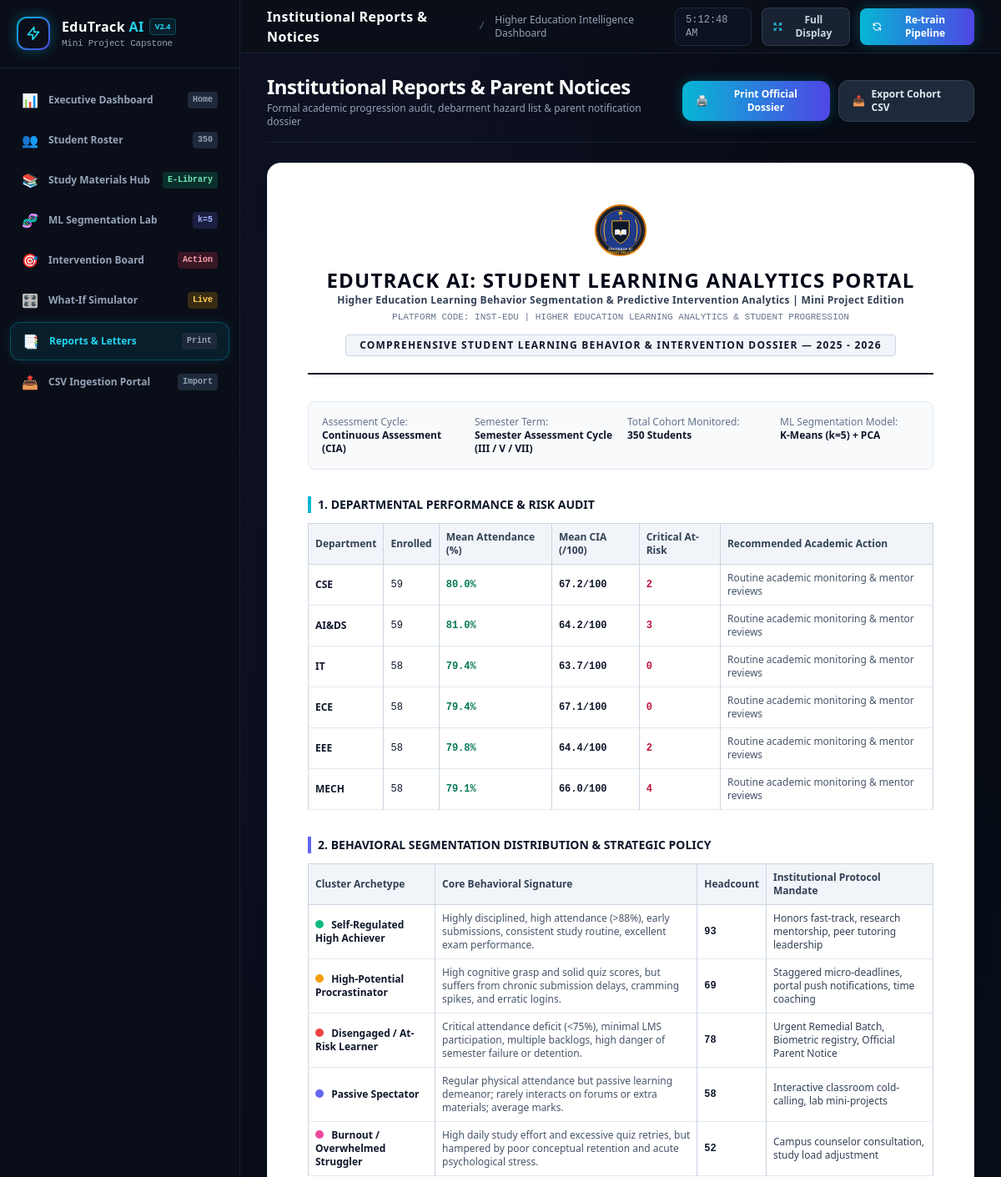
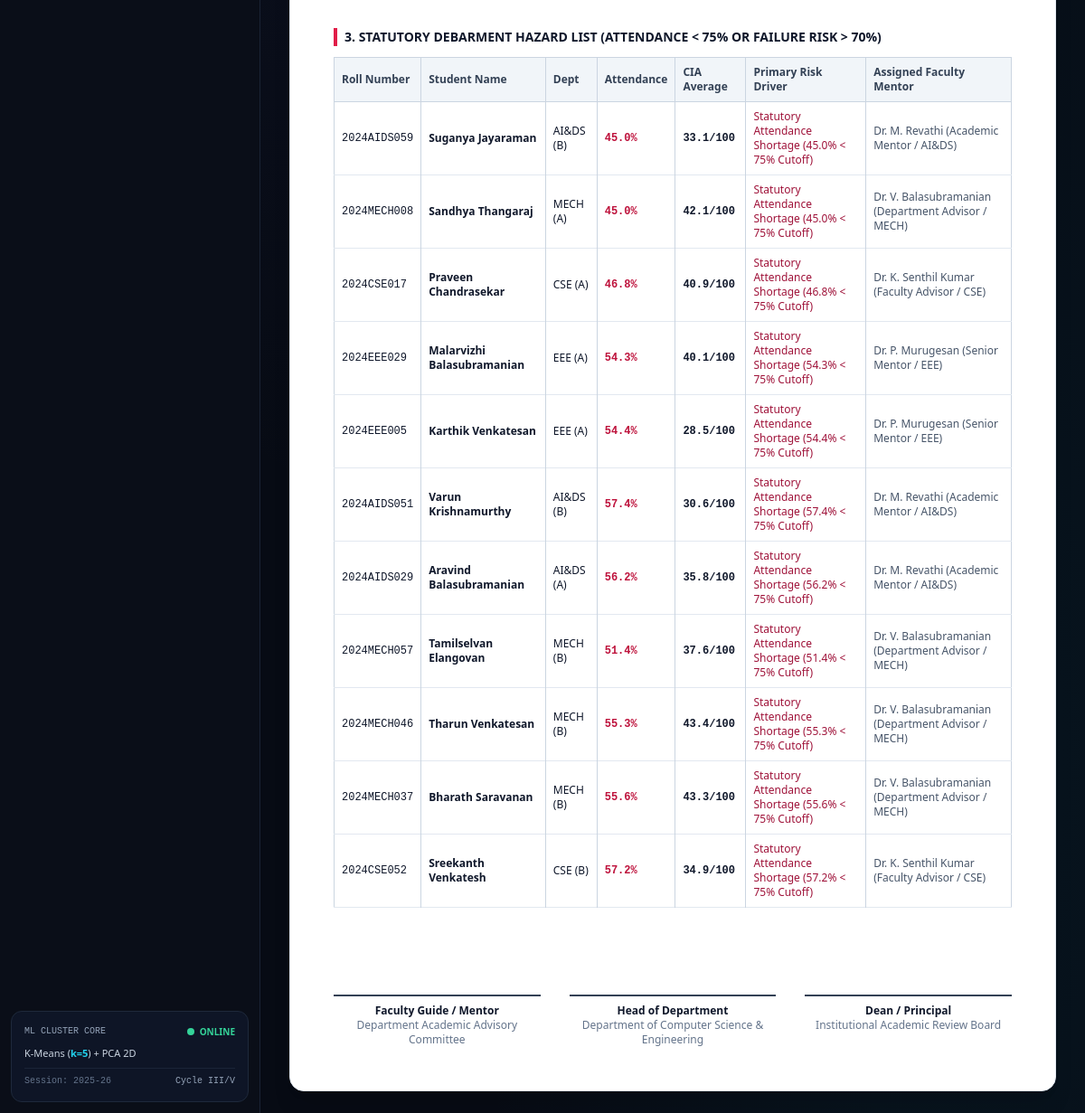
Page /reports on the committed database (2 pictures, top to bottom).
### models.py (models this page shows, shortened)
class Student(db.Model):
    __tablename__ = 'students'
    id = db.Column(db.Integer, primary_key=True)
    reg_no = db.Column(db.String(20), unique=True, nullable=False, index=True)
    name = db.Column(db.String(100), nullable=False)
    department = db.Column(db.String(50), nullable=False)  # CSE, AIDS, IT, ECE, EEE, MECH
    year = db.Column(db.Integer, default=3)
    semester = db.Column(db.Integer, default=5)
    section = db.Column(db.String(5), default='A')
    email = db.Column(db.String(120), nullable=False)
    phone = db.Column(db.String(20))
    mentor_name = db.Column(db.String(100), default='Dr. K. Senthil Kumar')
    parent_name = db.Column(db.String(100))
    parent_phone = db.Column(db.String(20))
    parent_email = db.Column(db.String(120))
    behavior = db.relationship('BehaviorMetrics', backref='student', uselist=False, cascade="all, delete-orphan")
    academics = db.relationship('AcademicRecords', backref='student', uselist=False, cascade="all, delete-orphan")
    cluster = db.relationship('ClusterResult', backref='student', uselist=False, cascade="all, delete-orphan")
    interventions = db.relationship('Intervention', backref='student', lazy=True, cascade="all, delete-orphan")

class BehaviorMetrics(db.Model):
    __tablename__ = 'behavior_metrics'
    id = db.Column(db.Integer, primary_key=True)
    student_id = db.Column(db.Integer, db.ForeignKey('students.id'), nullable=False, unique=True)
    attendance_pct = db.Column(db.Float, nullable=False, default=80.0)      # 0-100%
    lms_logins_per_week = db.Column(db.Float, default=12.0)                 # Times/week
    video_watch_hours = db.Column(db.Float, default=24.0)                   # Cumulative hours
    forum_posts_count = db.Column(db.Integer, default=5)                    # Discussion threads
    assignment_delay_avg_hrs = db.Column(db.Float, default=0.0)            # Negative = Early, Positive = Late
    quiz_avg_score = db.Column(db.Float, default=70.0)                      # 0-100%
    quiz_attempts_avg = db.Column(db.Float, default=1.5)                    # Attempts per quiz
    study_hours_daily = db.Column(db.Float, default=3.0)                    # Self study hours/day
    library_hours_monthly = db.Column(db.Float, default=8.0)                # Digital/Physical library hours
    stress_index = db.Column(db.Float, default=4.0)                         # 1 (Calm) to 10 (High Burnout)
    procrastination_index = db.Column(db.Float, default=3.0)                # 1 (Diligent) to 10 (Extreme)
    engagement_score = db.Column(db.Float, default=65.0)                    # 0 to 100

class AcademicRecords(db.Model):
    __tablename__ = 'academic_records'
    id = db.Column(db.Integer, primary_key=True)
    student_id = db.Column(db.Integer, db.ForeignKey('students.id'), nullable=False, unique=True)
    cia_1_score = db.Column(db.Float, default=72.0)         # Continuous Internal Assessment 1 (out of 100)
    cia_2_score = db.Column(db.Float, default=74.0)         # Continuous Internal Assessment 2 (out of 100)
    model_exam_score = db.Column(db.Float, default=70.0)    # Model Exam (out of 100)
    lab_score = db.Column(db.Float, default=85.0)           # Practical Lab evaluation (out of 100)
    current_cgpa = db.Column(db.Float, default=7.8)         # Current Cumulative GPA (10 pt scale)
    arrears_count = db.Column(db.Integer, default=0)        # Active backlogs
    @property
    def internal_avg(self):
        return round((self.cia_1_score + self.cia_2_score + self.model_exam_score) / 3.0, 1)

class ClusterResult(db.Model):
    __tablename__ = 'cluster_results'
    id = db.Column(db.Integer, primary_key=True)
    student_id = db.Column(db.Integer, db.ForeignKey('students.id'), nullable=False, unique=True)
    cluster_id = db.Column(db.Integer, nullable=False, default=0)
    cluster_label = db.Column(db.String(80), nullable=False)
    cluster_color = db.Column(db.String(20), default='#3b82f6')
    risk_score = db.Column(db.Float, default=20.0)          # 0-100% Risk of academic failure/arrear
    risk_level = db.Column(db.String(20), default='Low')    # 'Low', 'Moderate', 'High', 'Critical'
    pca_x = db.Column(db.Float, default=0.0)                # 2D projection for cluster plot
    pca_y = db.Column(db.Float, default=0.0)
    primary_driver = db.Column(db.String(120), default='')
    updated_at = db.Column(db.DateTime, default=datetime.utcnow)

### app.py (the view)
@app.route('/reports')
def reports_view():
    students = Student.query.all()
    total_students = len(students)
    critical_students = [s for s in students if s.cluster and s.cluster.risk_level in ['Critical', 'High']]
    critical_students.sort(key=lambda x: x.cluster.risk_score if x.cluster else 0, reverse=True)
    cluster_counts = {}
    for s in students:
        lbl = s.cluster.cluster_label if s.cluster else 'Unassigned'
        cluster_counts[lbl] = cluster_counts.get(lbl, 0) + 1
    dept_summary = {}
    for dept in ["CSE", "AI&DS", "IT", "ECE", "EEE", "MECH"]:
        dept_studs = [s for s in students if s.department == dept]
        if dept_studs:
            d_att = sum(s.behavior.attendance_pct for s in dept_studs if s.behavior) / len(dept_studs)
            d_cia = sum(s.academics.internal_avg for s in dept_studs if s.academics) / len(dept_studs)
            d_crit = sum(1 for s in dept_studs if s.cluster and s.cluster.risk_level in ['Critical', 'High'])
            dept_summary[dept] = {
                'count': len(dept_studs),
                'avg_attendance': round(d_att, 1),
                'avg_cia': round(d_cia, 1),
                'critical_count': d_crit
            }
    return render_template(
        'reports.html',
        page_title='Institutional Reports & Notices',
        total_students=total_students,
        critical_students=critical_students,
        cluster_counts=cluster_counts,
        dept_summary=dept_summary
    )

### templates/reports.html
{% extends "base.html" %}
{% block content %}
<div class="space-y-6">
  <div class="no-print flex flex-col sm:flex-row items-start sm:items-center justify-between pb-4 border-b border-slate-800/80 gap-3">
    <div>
      <h2 class="text-xl sm:text-2xl font-extrabold tracking-tight text-white">Institutional Reports & Parent Notices</h2>
      <p class="text-xs text-slate-400 mt-0.5">Formal academic progression audit, debarment hazard list & parent notification dossier</p>
    </div>
    <div class="flex items-center gap-2.5">
      <button onclick="window.print()" class="px-4 py-2 bg-gradient-to-r from-cyan-500 to-indigo-600 hover:from-cyan-400 hover:to-indigo-500 text-white rounded-xl text-xs font-bold transition flex items-center gap-2 shadow-[0_0_15px_rgba(6,182,212,0.3)]">
        <span>🖨️</span> Print Official Dossier
      </button>
      <a href="{{ url_for('export_students_csv') }}" class="px-4 py-2 bg-slate-800 hover:bg-slate-700 text-slate-200 border border-slate-700 rounded-xl text-xs font-bold transition flex items-center gap-2">
        <span>📥</span> Export Cohort CSV
      </a>
    </div>
  </div>
  <div class="p-8 sm:p-12 printable-document space-y-8 bg-white text-slate-900 rounded-2xl shadow-xl border border-slate-200">
    <div class="text-center border-b-2 border-slate-900 pb-5">
      <div class="flex justify-center mb-3">
        <div class="w-16 h-16">
          <img src="{{ url_for('static', filename='img/college_seal.svg') }}" alt="Seal" class="w-full h-full">
        </div>
      </div>
      <h1 class="text-2xl font-bold text-slate-950 uppercase tracking-wider">
        {{ config.COLLEGE_NAME }}
      </h1>
      <p class="text-xs text-slate-700 font-semibold tracking-wide">
        {{ config.INSTITUTION_TAGLINE }}
      </p>
      <p class="text-[11px] text-slate-500 font-mono mt-1">
        PLATFORM CODE: {{ config.COLLEGE_CODE }} | HIGHER EDUCATION LEARNING ANALYTICS & STUDENT PROGRESSION
      </p>
      <div class="inline-block mt-3 px-4 py-1 bg-slate-100 border border-slate-300 rounded text-xs font-bold uppercase tracking-widest text-slate-900">
        COMPREHENSIVE STUDENT LEARNING BEHAVIOR & INTERVENTION DOSSIER — {{ config.ACADEMIC_YEAR }}
      </div>
    </div>
    <div class="grid grid-cols-2 sm:grid-cols-4 gap-4 p-4 bg-slate-50 border border-slate-200 rounded-lg text-xs">
      <div>
        <span class="text-slate-500 block">Assessment Cycle:</span>
        <strong class="text-slate-900">Continuous Assessment (CIA)</strong>
      </div>
      <div>
        <span class="text-slate-500 block">Semester Term:</span>
        <strong class="text-slate-900">{{ config.CURRENT_SEMESTER }}</strong>
      </div>
      <div>
        <span class="text-slate-500 block">Total Cohort Monitored:</span>
        <strong class="text-slate-900">{{ total_students }} Students</strong>
      </div>
      <div>
        <span class="text-slate-500 block">ML Segmentation Model:</span>
        <strong class="text-slate-900">K-Means (k=5) + PCA</strong>
      </div>
    </div>
    <div class="space-y-3">
      <h3 class="text-sm font-bold text-slate-900 uppercase border-l-4 border-cyan-500 pl-2">
        1. Departmental Performance & Risk Audit
      </h3>
      <div class="overflow-x-auto">
        <table class="w-full border border-slate-300 text-xs text-left">
          <thead class="bg-slate-100 border-b border-slate-300 font-bold text-slate-700">
            <tr>
              <th class="p-2 border-r border-slate-300">Department</th>
              <th class="p-2 border-r border-slate-300">Enrolled</th>
              <th class="p-2 border-r border-slate-300">Mean Attendance (%)</th>
              <th class="p-2 border-r border-slate-300">Mean CIA (/100)</th>
              <th class="p-2 border-r border-slate-300">Critical At-Risk</th>
              <th class="p-2">Recommended Academic Action</th>
            </tr>
          </thead>
          <tbody>
            {% for dept, stats in dept_summary.items() %}
            <tr class="border-b border-slate-200">
              <td class="p-2 border-r border-slate-300 font-bold">{{ dept }}</td>
              <td class="p-2 border-r border-slate-300 font-mono">{{ stats.count }}</td>
              <td class="p-2 border-r border-slate-300 font-semibold font-mono {{ 'text-rose-700' if stats.avg_attendance < 75 else 'text-emerald-700' }}">
                {{ stats.avg_attendance }}%
              </td>
              <td class="p-2 border-r border-slate-300 font-semibold font-mono">{{ stats.avg_cia }}/100</td>
              <td class="p-2 border-r border-slate-300 font-bold text-rose-700 font-mono">{{ stats.critical_count }}</td>
              <td class="p-2 text-slate-600">
                {% if stats.critical_count > 5 %}
                Mandatory remedial coaching & parent intimation dispatch
                {% else %}
                Routine academic monitoring & mentor reviews
                {% endif %}
              </td>
            </tr>
            {% endfor %}
          </tbody>
        </table>
      </div>
    </div>
    <div class="space-y-3">
      <h3 class="text-sm font-bold text-slate-900 uppercase border-l-4 border-indigo-500 pl-2">
        2. Behavioral Segmentation Distribution & Strategic Policy
      </h3>
      <div class="overflow-x-auto">
        <table class="w-full border border-slate-300 text-xs text-left">
          <thead class="bg-slate-100 border-b border-slate-300 font-bold text-slate-700">
            <tr>
              <th class="p-2 border-r border-slate-300">Cluster Archetype</th>
              <th class="p-2 border-r border-slate-300">Core Behavioral Signature</th>
              <th class="p-2 border-r border-slate-300">Headcount</th>
              <th class="p-2">Institutional Protocol Mandate</th>
            </tr>
          </thead>
          <tbody>
            {% for key, meta in cluster_meta.items() %}
            <tr class="border-b border-slate-200">
              <td class="p-2 border-r border-slate-300 font-bold text-slate-900">
                <span class="inline-block w-2.5 h-2.5 rounded-full mr-1.5" style="background-color: {{ meta.color }}"></span>
                {{ meta.name }}
              </td>
              <td class="p-2 border-r border-slate-300 text-slate-600">{{ meta.description }}</td>
              <td class="p-2 border-r border-slate-300 font-bold font-mono">{{ cluster_counts.get(meta.name, 0) }}</td>
              <td class="p-2 text-slate-700">
                {% if 'Achiever' in meta.name %}
                Honors fast-track, research mentorship, peer tutoring leadership
                {% elif 'Procrastinator' in meta.name %}
                Staggered micro-deadlines, portal push notifications, time coaching
                {% elif 'At-Risk' in meta.name %}
                Urgent Remedial Batch, Biometric registry, Official Parent Notice
                {% elif 'Passive' in meta.name %}
                Interactive classroom cold-calling, lab mini-projects
                {% else %}
                Campus counselor consultation, study load adjustment
                {% endif %}
              </td>
            </tr>
            {% endfor %}
          </tbody>
        </table>
      </div>
    </div>
    <div class="space-y-3">
      <h3 class="text-sm font-bold text-slate-900 uppercase border-l-4 border-rose-600 pl-2">
        3. Statutory Debarment Hazard List (Attendance < 75% or Failure Risk > 70%)
      </h3>
      <div class="overflow-x-auto">
        <table class="w-full border border-slate-300 text-xs text-left">
          <thead class="bg-slate-100 border-b border-slate-300 font-bold text-slate-700">
            <tr>
              <th class="p-2 border-r border-slate-300">Roll Number</th>
              <th class="p-2 border-r border-slate-300">Student Name</th>
              <th class="p-2 border-r border-slate-300">Dept</th>
              <th class="p-2 border-r border-slate-300">Attendance</th>
              <th class="p-2 border-r border-slate-300">CIA Average</th>
              <th class="p-2 border-r border-slate-300">Primary Risk Driver</th>
              <th class="p-2">Assigned Faculty Mentor</th>
            </tr>
          </thead>
          <tbody>
            {% for s in critical_students %}
            <tr class="border-b border-slate-200">
              <td class="p-2 border-r border-slate-300 font-mono">{{ s.reg_no }}</td>
              <td class="p-2 border-r border-slate-300 font-bold">{{ s.name }}</td>
              <td class="p-2 border-r border-slate-300">{{ s.department }} ({{ s.section }})</td>
              <td class="p-2 border-r border-slate-300 font-bold text-rose-700 font-mono">{{ s.behavior.attendance_pct }}%</td>
              <td class="p-2 border-r border-slate-300 font-semibold font-mono">{{ s.academics.internal_avg }}/100</td>
              <td class="p-2 border-r border-slate-300 text-rose-800 font-medium">{{ s.cluster.primary_driver }}</td>
              <td class="p-2 text-slate-600">{{ s.mentor_name }}</td>
            </tr>
            {% endfor %}
          </tbody>
        </table>
      </div>
    </div>
    <div class="grid grid-cols-3 gap-8 pt-16 text-center text-xs">
      <div>
        <div class="border-t-2 border-slate-700 pt-2 font-bold text-slate-900">Faculty Guide / Mentor</div>
        <span class="text-slate-500">Department Academic Advisory Committee</span>
      </div>
      <div>
        <div class="border-t-2 border-slate-700 pt-2 font-bold text-slate-900">Head of Department</div>
        <span class="text-slate-500">Department of Computer Science & Engineering</span>
      </div>
      <div>
        <div class="border-t-2 border-slate-700 pt-2 font-bold text-slate-900">Dean / Principal</div>
        <span class="text-slate-500">Institutional Academic Review Board</span>
      </div>
    </div>
  </div>
</div>
{% endblock %}

### rows in the picture
Student: reg_no "2024AIDS059", name "Suganya Jayaraman", department "AI&DS", section "B", behavior.attendance_pct "45.0", academics.internal_avg "33.1", cluster.primary_driver "Statutory Attendance Shortage (45.0% < 75% Cutoff)", mentor_name "Dr. M. Revathi (Academic Mentor / AI&DS)"
Student: reg_no "2024MECH008", name "Sandhya Thangaraj", department "MECH", section "A", behavior.attendance_pct "45.0", academics.internal_avg "42.1", cluster.primary_driver "Statutory Attendance Shortage (45.0% < 75% Cutoff)", mentor_name "Dr. V. Balasubramanian (Department Advisor / MECH)"
Student: reg_no "2024CSE017", name "Praveen Chandrasekar", department "CSE", section "A", behavior.attendance_pct "46.8", academics.internal_avg "40.9", cluster.primary_driver "Statutory Attendance Shortage (46.8% < 75% Cutoff)", mentor_name "Dr. K. Senthil Kumar (Faculty Advisor / CSE)"
Student: reg_no "2024EEE029", name "Malarvizhi Balasubramanian", department "EEE", section "A", behavior.attendance_pct "54.3", academics.internal_avg "40.1", cluster.primary_driver "Statutory Attendance Shortage (54.3% < 75% Cutoff)", mentor_name "Dr. P. Murugesan (Senior Mentor / EEE)"
Student: reg_no "2024EEE005", name "Karthik Venkatesan", department "EEE", section "A", behavior.attendance_pct "54.4", academics.internal_avg "28.5", cluster.primary_driver "Statutory Attendance Shortage (54.4% < 75% Cutoff)", mentor_name "Dr. P. Murugesan (Senior Mentor / EEE)"
Student: reg_no "2024AIDS051", name "Varun Krishnamurthy", department "AI&DS", section "B", behavior.attendance_pct "57.4", academics.internal_avg "30.6", cluster.primary_driver "Statutory Attendance Shortage (57.4% < 75% Cutoff)", mentor_name "Dr. M. Revathi (Academic Mentor / AI&DS)"
Student: reg_no "2024AIDS029", name "Aravind Balasubramanian", department "AI&DS", section "A", behavior.attendance_pct "56.2", academics.internal_avg "35.8", cluster.primary_driver "Statutory Attendance Shortage (56.2% < 75% Cutoff)", mentor_name "Dr. M. Revathi (Academic Mentor / AI&DS)"
Student: reg_no "2024MECH057", name "Tamilselvan Elangovan", department "MECH", section "B", behavior.attendance_pct "51.4", academics.internal_avg "37.6", cluster.primary_driver "Statutory Attendance Shortage (51.4% < 75% Cutoff)", mentor_name "Dr. V. Balasubramanian (Department Advisor / MECH)"
Student: reg_no "2024MECH046", name "Tharun Venkatesan", department "MECH", section "B", behavior.attendance_pct "55.3", academics.internal_avg "43.4", cluster.primary_driver "Statutory Attendance Shortage (55.3% < 75% Cutoff)", mentor_name "Dr. V. Balasubramanian (Department Advisor / MECH)"
Student: reg_no "2024MECH037", name "Bharath Saravanan", department "MECH", section "B", behavior.attendance_pct "55.6", academics.internal_avg "43.3", cluster.primary_driver "Statutory Attendance Shortage (55.6% < 75% Cutoff)", mentor_name "Dr. V. Balasubramanian (Department Advisor / MECH)"
Student: reg_no "2024CSE052", name "Sreekanth Venkatesh", department "CSE", section "B", behavior.attendance_pct "57.2", academics.internal_avg "34.9", cluster.primary_driver "Statutory Attendance Shortage (57.2% < 75% Cutoff)", mentor_name "Dr. K. Senthil Kumar (Faculty Advisor / CSE)"

### other values in the picture
{{ page_title }} "Institutional Reports & Notices"
{{ config.COLLEGE_NAME }} "EDUTRACK AI: STUDENT LEARNING ANALYTICS PORTAL"
{{ config.INSTITUTION_TAGLINE }} "Higher Education Learning Behavior Segmentation & Predictive Intervention Analytics | Mini Project Edition"
{{ config.COLLEGE_CODE }} "INST-EDU"
{{ config.ACADEMIC_YEAR }} "2025 - 2026"
{{ config.CURRENT_SEMESTER }} "Semester Assessment Cycle (III / V / VII)"
{{ total_students }} "350"
{{ dept }} "CSE" "AI&DS" "IT" "ECE" "EEE" "MECH"
{{ stats.count }} "59" "59" "58" "58" "58" "58"
{{ stats.avg_attendance }} "80.0" "81.0" "79.4" "79.4" "79.8" "79.1"
{{ stats.avg_cia }} "67.2" "64.2" "63.7" "67.1" "64.4" "66.0"
{{ stats.critical_count }} "2" "3" "0" "0" "2" "4"
{{ meta.name }} "Self-Regulated High Achiever" "High-Potential Procrastinator" "Disengaged / At-Risk Learner" "Passive Spectator" "Burnout / Overwhelmed Struggler"
{{ meta.description }} "Highly disciplined, high attendance (>88%), early submissions, consistent study routine, excellent exam performance." "High cognitive grasp and solid quiz scores, but suffers from chronic submission delays, cramming spikes, and erratic logins." "Critical attendance deficit (<75%), minimal LMS participation, multiple backlogs, high danger of semester failure or detention." "Regular physical attendance but passive learning demeanor; rarely interacts on forums or extra materials; average marks." "High daily study effort and excessive quiz retries, but hampered by poor conceptual retention and acute psychological stress."
{{ cluster_counts.get(meta.name, 0) }} "93" "69" "78" "58" "52"
